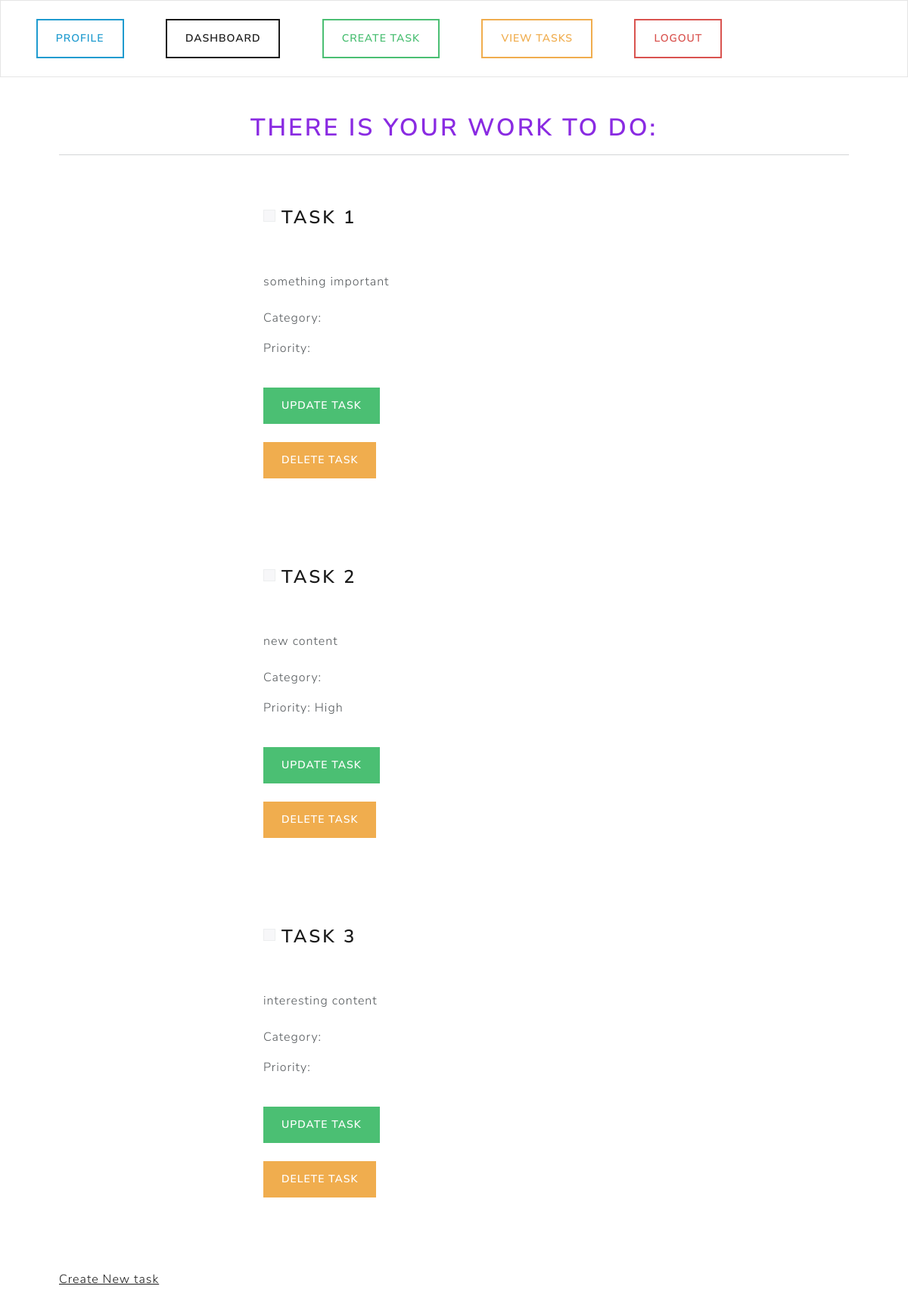
Screenshot of /view-tasks (signed in) with the database file from the repository.
### base/models.py (models this page shows, shortened)
class Task(models.Model):
    user = models.ForeignKey(User, on_delete=models.CASCADE, null=True, blank=True)
    title = models.CharField(max_length=100, null=True)
    content = models.CharField(max_length=1000, null=True, blank=True)
    created = models.DateTimeField(auto_now_add=True, null=True)
    complete = models.BooleanField(default=False)
    user = models.ForeignKey(User, max_length=10, on_delete=models.CASCADE)
    category = models.ForeignKey(Category, on_delete=models.SET_NULL, null=True, blank=True)
    priority = models.ForeignKey(Priority, on_delete=models.SET_NULL, null=True, blank=True)
    class Meta:
        ordering = ['complete']

class Priority(models.Model):
    LEVEL_CHOICES = (
        ('Low', 'Low'),
        ('Medium', 'Medium'),
        ('High', 'High'),
    )
    level = models.CharField(max_length=10, choices=LEVEL_CHOICES)

### base/views.py (the view)
# urls.py: path('view-tasks', views.viewTask, name="view-tasks"),
@login_required(login_url='my-login')
def viewTask(request):
    current_user = request.user.id #reference to primary key. to its ID
    task = Task.objects.filter(user=current_user)
    categories = Category.objects.all()
    priorities = Priority.objects.all()
    context = {
        'task': task,
        'categories': categories,  # Pass categories to the template context
        'priorities': priorities,  # Pass priorities to the template context
    }
    return render(request, 'profile/view-tasks.html', context=context)

### base/templates/profile/view-tasks.html (shortened to what this page needs)
{% extends 'base-with-navbar.html' %}
{% load static %}
{% block content %}
  <h1 class="text-center">There is your work to do:</h1>
  <hr />
  {% for t in task %}
    <div class="container bg-white shadow-md p-5 form-layout" style="margin-top:20px;">
      <div class="form-check">
        <input class="form-check-input" type="checkbox" value="" id="flexCheckDefault" />
        <label class="form-check-label" for="flexCheckDefault"><h3>{{ t.title }}</h3></label>
      </div>
      <br /> <br />
      {{ t.content }}
      <br /><br />
      <p>Category: {{ t.category.name }}</p>
      <p>Priority: {{ t.priority.level }}</p>
      <br />
      <a class="btn btn-success navbar-btn" type="button" href="{% url 'update-task' t.id %}">Update task</a>
      <br /><br />
      <a class="btn btn-warning navbar-btn" type="button" href="{% url 'delete-task' t.id %}">Delete task</a>
    </div>
  {% endfor %}
  <br />
  <br />
  <a href="{% url 'create-task' %}">Create New task</a>
{% endblock %}

### static/css/styles.css (style rules this page uses)
h1 { color: blueviolet; }
.form-layout { border-radius: 30px; width: 600px; }

### rows the page displays
Task: title "TASK 1", content "something important"
Task: title "TASK 2", content "new content", priority.level "High"
Task: title "TASK 3", content "interesting content"
